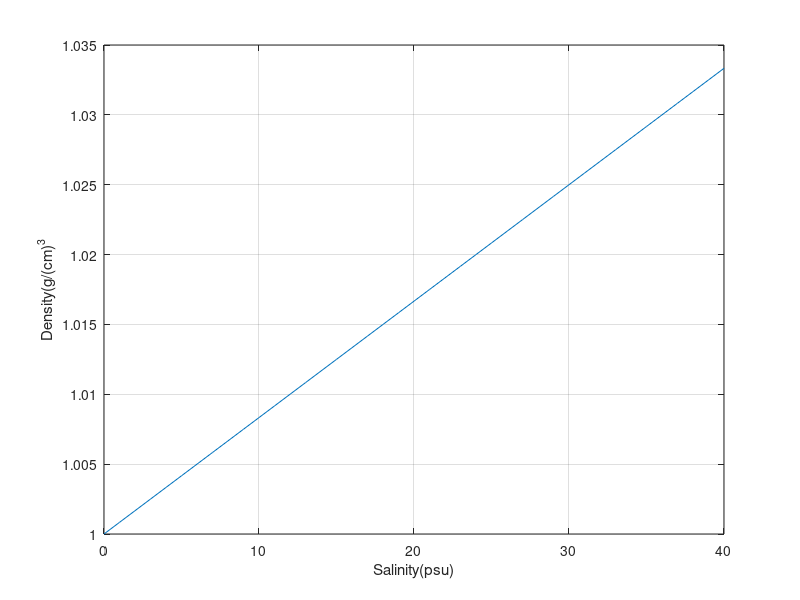

This figure's MATLAB source:
% graph salinity vs. density



salinity = [0:40];
density = 1+salinity*0.0008333;

%plot(salinity, density);

figure(1)
plot(salinity,density);
xlabel('Salinity(psu)')
ylabel('Density(g/(cm)^3')
grid on;